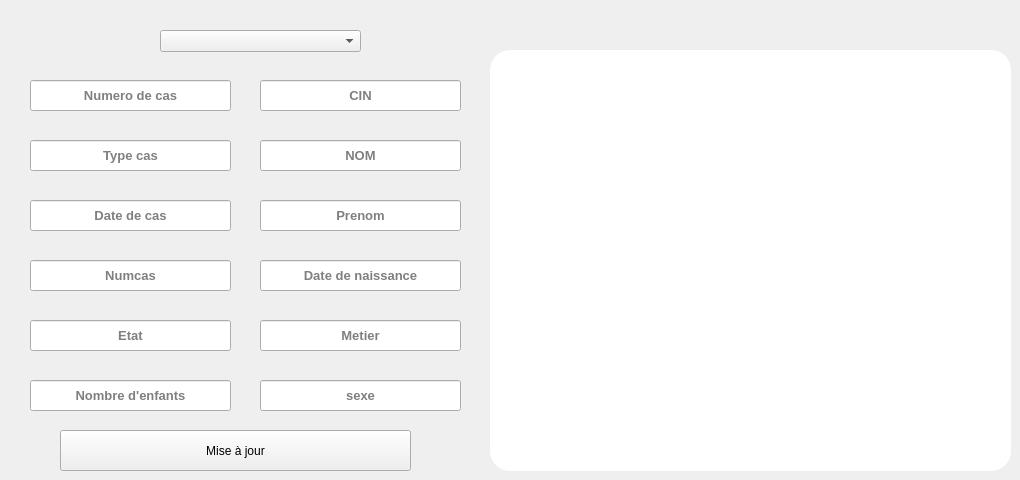
      <widget class="QWidget" name="tab_5">
       <attribute name="title">
        <string>update</string>
       </attribute>
       <widget class="QWidget" name="widget_6" native="true">
        <property name="geometry">
         <rect>
          <x>490</x>
          <y>50</y>
          <width>521</width>
          <height>421</height>
         </rect>
        </property>
        <property name="styleSheet">
         <string notr="true">background-color: rgb(255, 255, 255);
border-top-left-radius : 20px ; 
border-bottom-left-radius : 20px ; 
border-top-right-radius : 20px ; 
border-bottom-right-radius : 20px ; </string>
        </property>
        <widget class="QTableView" name="print_tab_4">
         <property name="geometry">
          <rect>
           <x>0</x>
           <y>30</y>
           <width>511</width>
           <height>371</height>
          </rect>
         </property>
        </widget>
       </widget>
       <widget class="QLineEdit" name="Cin_2">
        <property name="geometry">
         <rect>
          <x>260</x>
          <y>80</y>
          <width>201</width>
          <height>31</height>
         </rect>
        </property>
        <property name="font">
         <font>
          <pointsize>10</pointsize>
          <weight>75</weight>
          <bold>true</bold>
         </font>
        </property>
        <property name="styleSheet">
         <string notr="true"/>
        </property>
        <property name="text">
         <string/>
        </property>
        <property name="alignment">
         <set>Qt::AlignCenter</set>
        </property>
        <property name="placeholderText">
         <string>CIN</string>
        </property>
       </widget>
       <widget class="QLineEdit" name="NbEnf_2">
        <property name="geometry">
         <rect>
          <x>30</x>
          <y>380</y>
          <width>201</width>
          <height>31</height>
         </rect>
        </property>
        <property name="font">
         <font>
          <pointsize>10</pointsize>
          <weight>75</weight>
          <bold>true</bold>
         </font>
        </property>
        <property name="styleSheet">
         <string notr="true"/>
        </property>
        <property name="alignment">
         <set>Qt::AlignCenter</set>
        </property>
        <property name="placeholderText">
         <string>Nombre d'enfants</string>
        </property>
       </widget>
       <widget class="QLineEdit" name="TypeCas_2">
        <property name="geometry">
         <rect>
          <x>30</x>
          <y>140</y>
          <width>201</width>
          <height>31</height>
         </rect>
        </property>
        <property name="font">
         <font>
          <pointsize>10</pointsize>
          <weight>75</weight>
          <bold>true</bold>
         </font>
        </property>
        <property name="styleSheet">
         <string notr="true"/>
        </property>
        <property name="alignment">
         <set>Qt::AlignCenter</set>
        </property>
        <property name="placeholderText">
         <string>Type cas</string>
        </property>
       </widget>
       <widget class="QLineEdit" name="Prenom_2">
        <property name="geometry">
         <rect>
          <x>260</x>
          <y>200</y>
          <width>201</width>
          <height>31</height>
         </rect>
        </property>
        <property name="font">
         <font>
          <pointsize>10</pointsize>
          <weight>75</weight>
          <bold>true</bold>
         </font>
        </property>
        <property name="styleSheet">
         <string notr="true"/>
        </property>
        <property name="alignment">
         <set>Qt::AlignCenter</set>
        </property>
        <property name="placeholderText">
         <string>Prenom</string>
        </property>
       </widget>
       <widget class="QLineEdit" name="Nom_2">
        <property name="geometry">
         <rect>
          <x>260</x>
          <y>140</y>
          <width>201</width>
          <height>31</height>
         </rect>
        </property>
        <property name="font">
         <font>
          <pointsize>10</pointsize>
          <weight>75</weight>
          <bold>true</bold>
         </font>
        </property>
        <property name="styleSheet">
         <string notr="true"/>
        </property>
        <property name="alignment">
         <set>Qt::AlignCenter</set>
        </property>
        <property name="placeholderText">
         <string>NOM</string>
        </property>
       </widget>
       <widget class="QLineEdit" name="Numsall_2">
        <property name="geometry">
         <rect>
          <x>30</x>
          <y>260</y>
          <width>201</width>
          <height>31</height>
         </rect>
        </property>
        <property name="font">
         <font>
          <pointsize>10</pointsize>
          <weight>75</weight>
          <bold>true</bold>
         </font>
        </property>
        <property name="styleSheet">
         <string notr="true"/>
        </property>
        <property name="alignment">
         <set>Qt::AlignCenter</set>
        </property>
        <property name="placeholderText">
         <string>Numcas</string>
        </property>
       </widget>
       <widget class="QLineEdit" name="DateNass_2">
        <property name="geometry">
         <rect>
          <x>260</x>
          <y>260</y>
          <width>201</width>
          <height>31</height>
         </rect>
        </property>
        <property name="font">
         <font>
          <pointsize>10</pointsize>
          <weight>75</weight>
          <bold>true</bold>
         </font>
        </property>
        <property name="styleSheet">
         <string notr="true"/>
        </property>
        <property name="alignment">
         <set>Qt::AlignCenter</set>
        </property>
        <property name="placeholderText">
         <string>Date de naissance</string>
        </property>
       </widget>
       <widget class="QLineEdit" name="NumCas_2">
        <property name="geometry">
         <rect>
          <x>30</x>
          <y>80</y>
          <width>201</width>
          <height>31</height>
         </rect>
        </property>
        <property name="font">
         <font>
          <pointsize>10</pointsize>
          <weight>75</weight>
          <bold>true</bold>
         </font>
        </property>
        <property name="styleSheet">
         <string notr="true"/>
        </property>
        <property name="alignment">
         <set>Qt::AlignCenter</set>
        </property>
        <property name="placeholderText">
         <string>Numero de cas</string>
        </property>
       </widget>
       <widget class="QLineEdit" name="Sexe_2">
        <property name="geometry">
         <rect>
          <x>260</x>
          <y>380</y>
          <width>201</width>
          <height>31</height>
         </rect>
        </property>
        <property name="font">
         <font>
          <pointsize>10</pointsize>
          <weight>75</weight>
          <bold>true</bold>
         </font>
        </property>
        <property name="styleSheet">
         <string notr="true"/>
        </property>
        <property name="alignment">
         <set>Qt::AlignCenter</set>
        </property>
        <property name="placeholderText">
         <string>sexe</string>
        </property>
       </widget>
       <widget class="QPushButton" name="Update">
        <property name="geometry">
         <rect>
          <x>60</x>
          <y>430</y>
          <width>351</width>
          <height>41</height>
         </rect>
        </property>
        <property name="styleSheet">
         <string notr="true">
QPushButton#pushButton{
background-color: rgb(255, 255, 255);
	color: rgb(130, 190, 244);
border-top-left-radius : 20px ; 
border-bottom-left-radius : 20px ; 
border-top-right-radius : 20px ; 
border-bottom-right-radius : 20px ; 
}
QPushButton#pushButton:hover{
background-color: rgb(58, 120, 242);
color: rgb(255,255, 255);
}
QPushButton#pushButton:pressed
{
padding-left:10px ;
padding-top:10px ;
}
</string>
        </property>
        <property name="text">
         <string>Mise à jour</string>
        </property>
       </widget>
       <widget class="QLineEdit" name="DateCas_2">
        <property name="geometry">
         <rect>
          <x>30</x>
          <y>200</y>
          <width>201</width>
          <height>31</height>
         </rect>
        </property>
        <property name="font">
         <font>
          <pointsize>10</pointsize>
          <weight>75</weight>
          <bold>true</bold>
         </font>
        </property>
        <property name="styleSheet">
         <string notr="true"/>
        </property>
        <property name="alignment">
         <set>Qt::AlignCenter</set>
        </property>
        <property name="placeholderText">
         <string>Date de cas</string>
        </property>
       </widget>
       <widget class="QLineEdit" name="Etat_2">
        <property name="geometry">
         <rect>
          <x>30</x>
          <y>320</y>
          <width>201</width>
          <height>31</height>
         </rect>
        </property>
        <property name="font">
         <font>
          <pointsize>10</pointsize>
          <weight>75</weight>
          <bold>true</bold>
         </font>
        </property>
        <property name="styleSheet">
         <string notr="true"/>
        </property>
        <property name="alignment">
         <set>Qt::AlignCenter</set>
        </property>
        <property name="placeholderText">
         <string>Etat</string>
        </property>
       </widget>
       <widget class="QLineEdit" name="Metier_2">
        <property name="geometry">
         <rect>
          <x>260</x>
          <y>320</y>
          <width>201</width>
          <height>31</height>
         </rect>
        </property>
        <property name="font">
         <font>
          <pointsize>10</pointsize>
          <weight>75</weight>
          <bold>true</bold>
         </font>
        </property>
        <property name="styleSheet">
         <string notr="true"/>
        </property>
        <property name="alignment">
         <set>Qt::AlignCenter</set>
        </property>
        <property name="placeholderText">
         <string>Metier</string>
        </property>
       </widget>
       <widget class="QComboBox" name="UpdateBox">
        <property name="geometry">
         <rect>
          <x>160</x>
          <y>30</y>
          <width>201</width>
          <height>22</height>
         </rect>
        </property>
       </widget>
      </widget>
